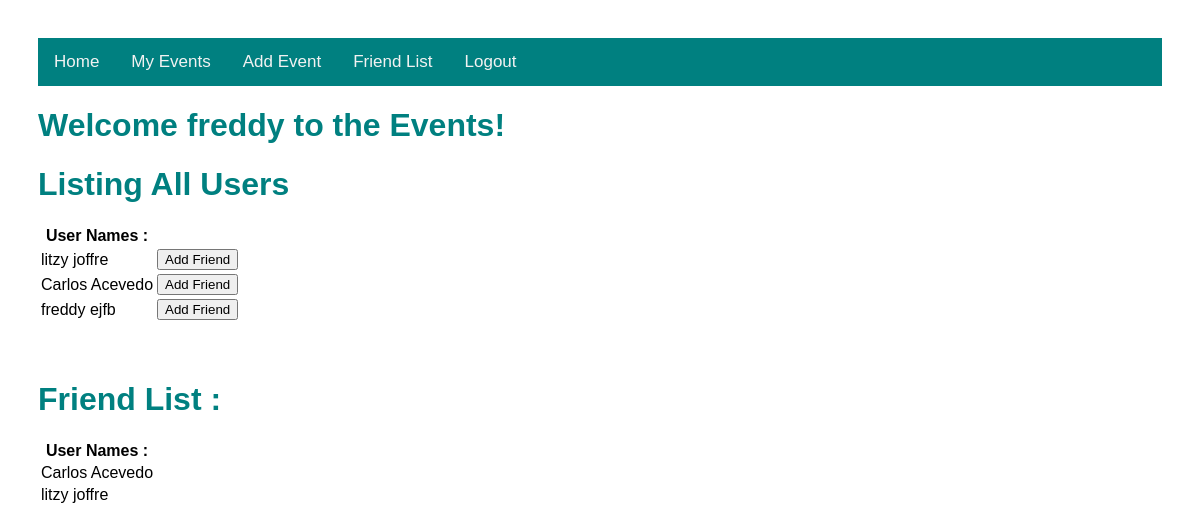
Page /events/friends (signed in) on the earlier database version.
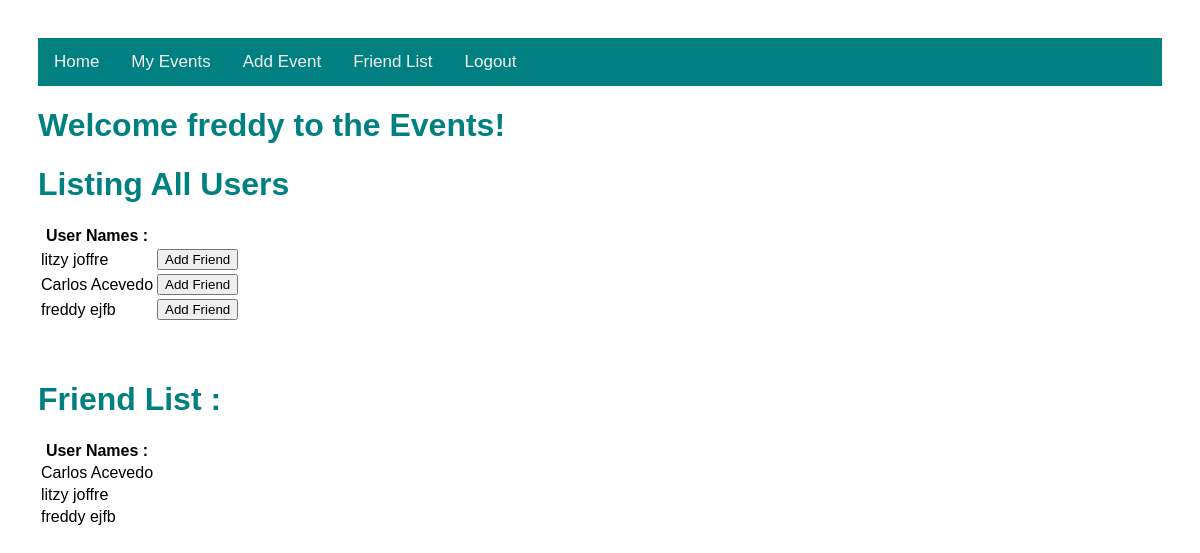
Same page on the later database version.
### models.py (models this page shows, shortened)
class User(db.Model):
    id = db.Column("id", db.Integer, primary_key=True)
    first_name = db.Column("first_name", db.String(100))
    last_name = db.Column("last_name", db.String(100))
    email = db.Column("email", db.String(100))
    password = db.Column(db.String(255), nullable=False)
    registered_on = db.Column(db.DateTime, nullable=False)
    events = db.relationship("Event", backref="user", lazy=True)
    comments = db.relationship("Comment", backref="user", lazy=True)

class Friendship (db.Model):
    id = db.Column(db.Integer, primary_key=True)
    friend_id = db.Column(db.Integer, db.ForeignKey("user.id"), nullable=False)
    user_id = db.Column(db.Integer, db.ForeignKey("user.id"), nullable=False)
    friend = db.relationship("User", backref="user", lazy=True, primaryjoin=friend_id==User.id)

### flask06.py (the view)
@app.route('/events/friends')
def get_friends():
    if session.get('user'):
        users = db.session.query(User).all()
        my_friends = db.session.query(Friendship).filter_by(user_id = session['user_id']).all()
        return render_template('friends.html', users=users, user=session['user'],friends=my_friends )
    else:
        return redirect(url_for('login'))

### templates/friends.html (shortened to what this page needs)
<!DOCTYPE html>
<html lang="en">
    <head>
        <link rel="stylesheet" href="{{ url_for('static', filename='main.css') }}">
    </head>
    <body>
     <div class="topnav">
    <nav>
            <a href="{{ url_for('home')}}"> Home </a>
            <a href="/events"> My Events </a>
            <a href="{{url_for('new_event')}}"> Add Event</a>
            <a href="{{url_for('get_friends')}}"> Friend List</a>
            <a href="{{ url_for('logout')}}">Logout</a>
        </nav>
     </div>
    <h1>Welcome {{user}} to the Events!</h1>
    <table class="friendlist">
        <h1>Listing All Users</h1>
            <tr>
                <th>User Names :</th>
            </tr>
            {% for user in users %}
            <tr>
                <td>{{user.first_name + " "}}{{user.last_name}}</td>
                <td>
                    <form action = "{{ url_for('friend_add', friend_id=user.id) }}" method="post">
                        <input type="submit" value="Add Friend">
                    </form>
                </td>
            </tr>
            {% endfor %}
        </table>
     <br><br>
    <table class="friendlist">
        <h1> Friend List :</h1>
        <tr>
            <th>User Names : </th>
        </tr>
        {% for friend in friends %}
        <tr>
            <td>{{ friend.friend.first_name + " "}}{{friend.friend.last_name}}</td>
        </tr>
        {% endfor %}
    </table>
    </body>
</html>

### static/main.css (style rules this page uses)
body { padding: 30px 30px; font-family: Arial, Helvetica, sans-serif; }
h1 { color: teal; }
.topnav { overflow: hidden; background-color: teal; }
.topnav a { float: left; color: #f2f2f2; text-align: center; padding: 14px 16px; text-decoration: none; font-size: 17px; }
.friendlist th { font-weight: bold; }

Differences in the rows shown:
added Friendship: friend "freddy", friend.last_name "ejfb"
